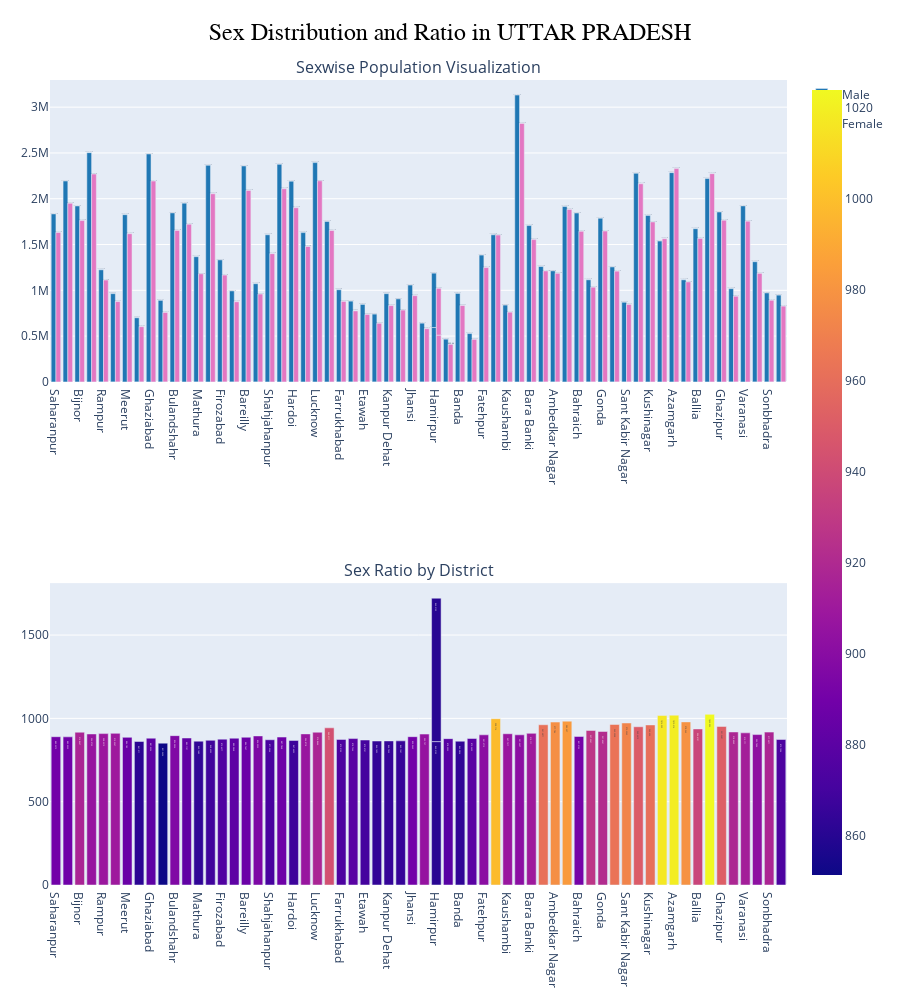

Notebook source saved alongside this figure:
### Code cell
# NewDf['District name'].drop_duplicates(inplace=True)
def sexdistribution(state):
    # Filter data for the selected state
   
    filter1 = NewDf[NewDf['State name'] == str(state)]

    # Calculate Sex Ratio
    filter1['Sex Ratio'] = (filter1['Female'] / filter1['Male']) * 1000

    # Grouped bar chart for Male and Female population
    fig1 = px.bar(
        filter1,
        x='District name',
        y=['Male', 'Female'],
        barmode='group',
        text_auto=True,
        log_y=True,
        hover_name='District name',
        title=f'Sex Distribution in {state} by District',
        color_discrete_map={"Male": "#1f77b4", "Female": "#e377c2"}
    )

    # Update layout for better visuals in fig1
    fig1.update_layout(
        title=dict(
            text=f"Sex Distribution in {state} by District",
            font=dict(size=20, family="Arial", color="black"),
            x=0.5
        ),
        xaxis=dict(
            title="Districts",
            tickangle=45,
            titlefont=dict(size=14, family="Arial", color="black")
        ),
        yaxis=dict(
            title="Population (Log Scale)",
            titlefont=dict(size=14, family="Arial", color="black"),
            gridcolor="lightgray"
        ),
        legend=dict(
            title="Gender",
            font=dict(size=12),
            orientation="h",
            x=0.5,
            xanchor="center",
            y=-0.2
        ),
        margin=dict(l=50, r=50, t=70, b=100),
        plot_bgcolor="white",
        paper_bgcolor="white"
    )

    # Bar chart for Sex Ratio with color scale
    fig2 = px.bar(
        filter1,
        x='District name',
        y='Sex Ratio',
        text_auto=True,
        color='Sex Ratio',  # Add color scale
        color_continuous_scale='Viridis',  # Choose a visually pleasing scale
        title='Sex Ratio by District'
    )

    # Update layout for fig2
    fig2.update_layout(
        xaxis=dict(
            title="Districts",
            tickangle=45,
            titlefont=dict(size=14, family="Arial", color="black")
        ),
        yaxis=dict(
            title="Sex Ratio (per 1000 Males)",
            titlefont=dict(size=14, family="Arial", color="black"),
            gridcolor="lightgray"
        ),
        coloraxis_colorbar=dict(
            title="Sex Ratio",
            titlefont=dict(size=12),
            tickfont=dict(size=10)
        ),
        margin=dict(l=50, r=50, t=50, b=100),
        plot_bgcolor="white",
        paper_bgcolor="white"
    )

    # Create subplots for combining the charts
    fig = make_subplots(
        rows=2, cols=1,
        subplot_titles=[
            'Sexwise Population Visualization',
            'Sex Ratio by District'
        ]
    )

    # Add traces from fig1 to the first subplot
    for trace in fig1.data:
        fig.add_trace(trace, row=1, col=1)

    # Add traces from fig2 to the second subplot
    for trace in fig2.data:
        fig.add_trace(trace, row=2, col=1)

    # Adjust the overall layout
    fig.update_layout(
        height=1000,  # Adjust height to fit both plots
        showlegend=True,
        title=dict(
            text=f"Sex Distribution and Ratio in {state}",
            font=dict(size=24, family="Arial", color="black"),
            x=0.5
        ),
        margin=dict(l=50, r=50, t=80, b=50)
    )

    return filter1, fig




data,fig = sexdistribution('UTTAR PRADESH')
fig

### Figure 1 — Plotly figure (JSON) as saved in the notebook; plotly's stock layout.template omitted (floating-point values rounded to 4 significant figures)
{"data": [{"alignmentgroup": "True", "hovertemplate": "<b>%{hovertext}</b><br><br>variable=Male<br>District name=%{x}<br>value=%{y}<extra></extra>", "hovertext": ["Saharanpur", "Muzaffarnagar", "Bijnor", "Moradabad", "Rampur", "Jyotiba Phule Nagar", "Meerut", "Baghpat", "Ghaziabad", "Gautam Buddha Nagar", "Bulandshahr", "Aligarh", "Mathura", "Agra", "Firozabad", "Mainpuri", "Bareilly", "Pilibhit", "Shahjahanpur", "Sitapur", "Hardoi", "Unnao", "Lucknow", "Rae Bareli", "Farrukhabad", "Kannauj", "Etawah", "Auraiya", "Kanpur Dehat", "Jalaun", "Jhansi", "Lalitpur", "Hamirpur", "Hamirpur", "Mahoba", "Banda", "Chitrakoot", "Fatehpur", "Pratapgarh", "Kaushambi", "Allahabad", "Bara Banki", "Faizabad", "Ambedkar Nagar", "Sultanpur", "Bahraich", "Balrampur", "Gonda", "Basti", "Sant Kabir Nagar", "Gorakhpur", "Kushinagar", "Deoria", "Azamgarh", "Mau", "Ballia", "Jaunpur", "Ghazipur", "Chandauli", "Varanasi", "Mirzapur", "Sonbhadra", "Etah"], "legendgroup": "Male", "marker": {"color": "#1f77b4", "pattern": {"shape": ""}}, "name": "Male", "offsetgroup": "Male", "orientation": "v", "showlegend": true, "textposition": "auto", "texttemplate": "%{y}", "type": "bar", "x": ["Saharanpur", "Muzaffarnagar", "Bijnor", "Moradabad", "Rampur", "Jyotiba Phule Nagar", "Meerut", "Baghpat", "Ghaziabad", "Gautam Buddha Nagar", "Bulandshahr", "Aligarh", "Mathura", "Agra", "Firozabad", "Mainpuri", "Bareilly", "Pilibhit", "Shahjahanpur", "Sitapur", "Hardoi", "Unnao", "Lucknow", "Rae Bareli", "Farrukhabad", "Kannauj", "Etawah", "Auraiya", "Kanpur Dehat", "Jalaun", "Jhansi", "Lalitpur", "Hamirpur", "Hamirpur", "Mahoba", "Banda", "Chitrakoot", "Fatehpur", "Pratapgarh", "Kaushambi", "Allahabad", "Bara Banki", "Faizabad", "Ambedkar Nagar", "Sultanpur", "Bahraich", "Balrampur", "Gonda", "Basti", "Sant Kabir Nagar", "Gorakhpur", "Kushinagar", "Deoria", "Azamgarh", "Mau", "Ballia", "Jaunpur", "Ghazipur", "Chandauli", "Varanasi", "Mirzapur", "Sonbhadra", "Etah"], "xaxis": "x", "y": [1834106, 2193434, 1921215, 2503186, 1223889, 963449, 1825743, 700070, 2488834, 890214, 1845260, 1951996, 1367125, 2364953, 1332046, 993377, 2357665, 1072002, 1606403, 2375264, 2191442, 1630087, 2394476, 1752542, 1006240, 881776, 845856, 740040, 963255, 906092, 1057436, 641011, 593537, 593537, 466358, 965876, 527721, 1384722, 1606085, 838485, 3131807, 1707073, 1259628, 1212410, 1914586, 1843884, 1114721, 1787146, 1255272, 869656, 2277777, 1818055, 1537436, 2285004, 1114709, 1672902, 2220465, 1855075, 1017905, 1921857, 1312302, 971344, 947339], "yaxis": "y"}, {"alignmentgroup": "True", "hovertemplate": "<b>%{hovertext}</b><br><br>variable=Female<br>District name=%{x}<br>value=%{y}<extra></extra>", "hovertext": ["Saharanpur", "Muzaffarnagar", "Bijnor", "Moradabad", "Rampur", "Jyotiba Phule Nagar", "Meerut", "Baghpat", "Ghaziabad", "Gautam Buddha Nagar", "Bulandshahr", "Aligarh", "Mathura", "Agra", "Firozabad", "Mainpuri", "Bareilly", "Pilibhit", "Shahjahanpur", "Sitapur", "Hardoi", "Unnao", "Lucknow", "Rae Bareli", "Farrukhabad", "Kannauj", "Etawah", "Auraiya", "Kanpur Dehat", "Jalaun", "Jhansi", "Lalitpur", "Hamirpur", "Hamirpur", "Mahoba", "Banda", "Chitrakoot", "Fatehpur", "Pratapgarh", "Kaushambi", "Allahabad", "Bara Banki", "Faizabad", "Ambedkar Nagar", "Sultanpur", "Bahraich", "Balrampur", "Gonda", "Basti", "Sant Kabir Nagar", "Gorakhpur", "Kushinagar", "Deoria", "Azamgarh", "Mau", "Ballia", "Jaunpur", "Ghazipur", "Chandauli", "Varanasi", "Mirzapur", "Sonbhadra", "Etah"], "legendgroup": "Female", "marker": {"color": "#e377c2", "pattern": {"shape": ""}}, "name": "Female", "offsetgroup": "Female", "orientation": "v", "showlegend": true, "textposition": "auto", "texttemplate": "%{y}", "type": "bar", "x": ["Saharanpur", "Muzaffarnagar", "Bijnor", "Moradabad", "Rampur", "Jyotiba Phule Nagar", "Meerut", "Baghpat", "Ghaziabad", "Gautam Buddha Nagar", "Bulandshahr", "Aligarh", "Mathura", "Agra", "Firozabad", "Mainpuri", "Bareilly", "Pilibhit", "Shahjahanpur", "Sitapur", "Hardoi", "Unnao", "Lucknow", "Rae Bareli", "Farrukhabad", "Kannauj", "Etawah", "Auraiya", "Kanpur Dehat", "Jalaun", "Jhansi", "Lalitpur", "Hamirpur", "Hamirpur", "Mahoba", "Banda", "Chitrakoot", "Fatehpur", "Pratapgarh", "Kaushambi", "Allahabad", "Bara Banki", "Faizabad", "Ambedkar Nagar", "Sultanpur", "Bahraich", "Balrampur", "Gonda", "Basti", "Sant Kabir Nagar", "Gorakhpur", "Kushinagar", "Deoria", "Azamgarh", "Mau", "Ballia", "Jaunpur", "Ghazipur", "Chandauli", "Varanasi", "Mirzapur", "Sonbhadra", "Etah"], "xaxis": "x", "y": [1632276, 1950078, 1761498, 2268820, 1111930, 876772, 1617946, 602978, 2192811, 757901, 1653911, 1721893, 1180059, 2053844, 1166110, 875152, 2090694, 959005, 1400135, 2108728, 1901403, 1478280, 2195362, 1653017, 878964, 774840, 735954, 639505, 832929, 783882, 941167, 580581, 510748, 510748, 409600, 833534, 464009, 1248011, 1603056, 761111, 2822584, 1553626, 1211368, 1185478, 1882531, 1643847, 1033944, 1646773, 1209192, 845527, 2163118, 1746489, 1563510, 2328909, 1091259, 1566872, 2273739, 1765193, 934851, 1754984, 1184668, 891215, 827141], "yaxis": "y"}, {"alignmentgroup": "True", "hovertemplate": "District name=%{x}<br>Sex Ratio=%{marker.color}<extra></extra>", "legendgroup": "", "marker": {"color": [890.0, 889.1, 916.9, 906.4, 908.5, 910.0, 886.2, 861.3, 881.1, 851.4, 896.3, 882.1, 863.2, 868.5, 875.4, 881.0, 886.8, 894.6, 871.6, 887.8, 867.6, 906.9, 916.8, 943.2, 873.5, 878.7, 870.1, 864.1, 864.7, 865.1, 890.0, 905.7, 860.5, 860.5, 878.3, 863.0, 879.3, 901.3, 998.1, 907.7, 901.3, 910.1, 961.7, 977.8, 983.3, 891.5, 927.5, 921.5, 963.3, 972.3, 949.7, 960.6, 1017.0, 1019.0, 979.0, 936.6, 1024.0, 951.5, 918.4, 913.2, 902.7, 917.5, 873.1], "coloraxis": "coloraxis", "pattern": {"shape": ""}}, "name": "", "offsetgroup": "", "orientation": "v", "showlegend": false, "textposition": "auto", "texttemplate": "%{y}", "type": "bar", "x": ["Saharanpur", "Muzaffarnagar", "Bijnor", "Moradabad", "Rampur", "Jyotiba Phule Nagar", "Meerut", "Baghpat", "Ghaziabad", "Gautam Buddha Nagar", "Bulandshahr", "Aligarh", "Mathura", "Agra", "Firozabad", "Mainpuri", "Bareilly", "Pilibhit", "Shahjahanpur", "Sitapur", "Hardoi", "Unnao", "Lucknow", "Rae Bareli", "Farrukhabad", "Kannauj", "Etawah", "Auraiya", "Kanpur Dehat", "Jalaun", "Jhansi", "Lalitpur", "Hamirpur", "Hamirpur", "Mahoba", "Banda", "Chitrakoot", "Fatehpur", "Pratapgarh", "Kaushambi", "Allahabad", "Bara Banki", "Faizabad", "Ambedkar Nagar", "Sultanpur", "Bahraich", "Balrampur", "Gonda", "Basti", "Sant Kabir Nagar", "Gorakhpur", "Kushinagar", "Deoria", "Azamgarh", "Mau", "Ballia", "Jaunpur", "Ghazipur", "Chandauli", "Varanasi", "Mirzapur", "Sonbhadra", "Etah"], "xaxis": "x2", "y": [890.0, 889.1, 916.9, 906.4, 908.5, 910.0, 886.2, 861.3, 881.1, 851.4, 896.3, 882.1, 863.2, 868.5, 875.4, 881.0, 886.8, 894.6, 871.6, 887.8, 867.6, 906.9, 916.8, 943.2, 873.5, 878.7, 870.1, 864.1, 864.7, 865.1, 890.0, 905.7, 860.5, 860.5, 878.3, 863.0, 879.3, 901.3, 998.1, 907.7, 901.3, 910.1, 961.7, 977.8, 983.3, 891.5, 927.5, 921.5, 963.3, 972.3, 949.7, 960.6, 1017.0, 1019.0, 979.0, 936.6, 1024.0, 951.5, 918.4, 913.2, 902.7, 917.5, 873.1], "yaxis": "y2"}], "layout": {"annotations": [{"font": {"size": 16}, "showarrow": false, "text": "Sexwise Population Visualization", "x": 0.5, "xanchor": "center", "xref": "paper", "y": 1, "yanchor": "bottom", "yref": "paper"}, {"font": {"size": 16}, "showarrow": false, "text": "Sex Ratio by District", "x": 0.5, "xanchor": "center", "xref": "paper", "y": 0.375, "yanchor": "bottom", "yref": "paper"}], "height": 1000, "margin": {"b": 50, "l": 50, "r": 50, "t": 80}, "showlegend": true, "title": {"font": {"color": "black", "family": "Arial", "size": 24}, "text": "Sex Distribution and Ratio in UTTAR PRADESH", "x": 0.5}, "xaxis": {"anchor": "y", "domain": [0, 1]}, "xaxis2": {"anchor": "y2", "domain": [0, 1]}, "yaxis": {"anchor": "x", "domain": [0.625, 1]}, "yaxis2": {"anchor": "x2", "domain": [0, 0.375]}}}
